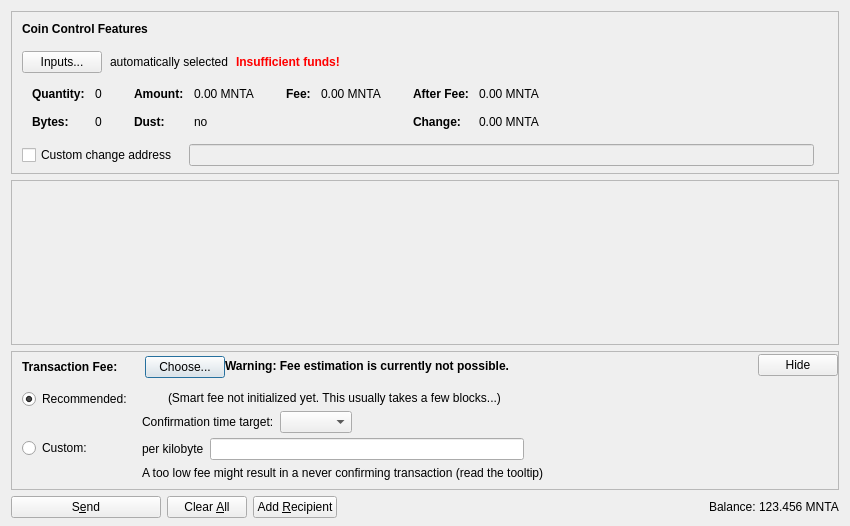
<?xml version="1.0" encoding="UTF-8"?>
<ui version="4.0">
 <class>SendCoinsDialog</class>
 <widget class="QDialog" name="SendCoinsDialog">
  <property name="geometry">
   <rect>
    <x>0</x>
    <y>0</y>
    <width>850</width>
    <height>526</height>
   </rect>
  </property>
  <property name="windowTitle">
   <string>Send Coins</string>
  </property>
  <layout class="QVBoxLayout" name="verticalLayout" stretch="0,1,0,0">
   <property name="bottomMargin">
    <number>8</number>
   </property>
   <item>
    <widget class="QFrame" name="frameCoinControl">
     <property name="sizePolicy">
      <sizepolicy hsizetype="Expanding" vsizetype="Expanding">
       <horstretch>0</horstretch>
       <verstretch>0</verstretch>
      </sizepolicy>
     </property>
     <property name="maximumSize">
      <size>
       <width>16777215</width>
       <height>16777215</height>
      </size>
     </property>
     <property name="frameShape">
      <enum>QFrame::StyledPanel</enum>
     </property>
     <property name="frameShadow">
      <enum>QFrame::Sunken</enum>
     </property>
     <layout class="QVBoxLayout" name="verticalLayoutCoinControl2">
      <property name="spacing">
       <number>0</number>
      </property>
      <property name="leftMargin">
       <number>0</number>
      </property>
      <property name="topMargin">
       <number>0</number>
      </property>
      <property name="rightMargin">
       <number>0</number>
      </property>
      <property name="bottomMargin">
       <number>6</number>
      </property>
      <item>
       <layout class="QVBoxLayout" name="verticalLayoutCoinControl" stretch="0,0,0,0,1">
        <property name="spacing">
         <number>0</number>
        </property>
        <property name="leftMargin">
         <number>10</number>
        </property>
        <property name="topMargin">
         <number>10</number>
        </property>
        <item>
         <layout class="QHBoxLayout" name="horizontalLayoutCoinControl1">
          <property name="bottomMargin">
           <number>15</number>
          </property>
          <item>
           <widget class="QLabel" name="labelCoinControlFeatures">
            <property name="sizePolicy">
             <sizepolicy hsizetype="Preferred" vsizetype="Maximum">
              <horstretch>0</horstretch>
              <verstretch>0</verstretch>
             </sizepolicy>
            </property>
            <property name="font">
             <font>
              <weight>75</weight>
              <bold>true</bold>
             </font>
            </property>
            <property name="styleSheet">
             <string notr="true">font-weight:bold;</string>
            </property>
            <property name="text">
             <string>Coin Control Features</string>
            </property>
           </widget>
          </item>
         </layout>
        </item>
        <item>
         <layout class="QHBoxLayout" name="horizontalLayoutCoinControl2" stretch="0,0,0,0">
          <property name="spacing">
           <number>8</number>
          </property>
          <property name="bottomMargin">
           <number>10</number>
          </property>
          <item>
           <widget class="QPushButton" name="pushButtonCoinControl">
            <property name="styleSheet">
             <string notr="true"/>
            </property>
            <property name="text">
             <string>Inputs...</string>
            </property>
            <property name="autoDefault">
             <bool>false</bool>
            </property>
           </widget>
          </item>
          <item>
           <widget class="QLabel" name="labelCoinControlAutomaticallySelected">
            <property name="text">
             <string>automatically selected</string>
            </property>
            <property name="margin">
             <number>5</number>
            </property>
           </widget>
          </item>
          <item>
           <widget class="QLabel" name="labelCoinControlInsuffFunds">
            <property name="font">
             <font>
              <weight>75</weight>
              <bold>true</bold>
             </font>
            </property>
            <property name="styleSheet">
             <string notr="true">color:red;font-weight:bold;</string>
            </property>
            <property name="text">
             <string>Insufficient funds!</string>
            </property>
            <property name="margin">
             <number>5</number>
            </property>
           </widget>
          </item>
          <item>
           <spacer name="horizontalSpacerCoinControl">
            <property name="orientation">
             <enum>Qt::Horizontal</enum>
            </property>
            <property name="sizeHint" stdset="0">
             <size>
              <width>40</width>
              <height>1</height>
             </size>
            </property>
           </spacer>
          </item>
         </layout>
        </item>
        <item>
         <widget class="QWidget" name="widgetCoinControl" native="true">
          <property name="sizePolicy">
           <sizepolicy hsizetype="Preferred" vsizetype="Preferred">
            <horstretch>0</horstretch>
            <verstretch>0</verstretch>
           </sizepolicy>
          </property>
          <property name="minimumSize">
           <size>
            <width>0</width>
            <height>0</height>
           </size>
          </property>
          <property name="styleSheet">
           <string notr="true"/>
          </property>
          <layout class="QHBoxLayout" name="horizontalLayoutCoinControl5">
           <property name="leftMargin">
            <number>0</number>
           </property>
           <property name="topMargin">
            <number>0</number>
           </property>
           <property name="rightMargin">
            <number>0</number>
           </property>
           <property name="bottomMargin">
            <number>0</number>
           </property>
           <item>
            <layout class="QHBoxLayout" name="horizontalLayoutCoinControl3" stretch="0,0,0,1">
             <property name="spacing">
              <number>20</number>
             </property>
             <property name="topMargin">
              <number>0</number>
             </property>
             <property name="bottomMargin">
              <number>10</number>
             </property>
             <item>
              <layout class="QFormLayout" name="formLayoutCoinControl1">
               <property name="horizontalSpacing">
                <number>10</number>
               </property>
               <property name="verticalSpacing">
                <number>14</number>
               </property>
               <property name="leftMargin">
                <number>10</number>
               </property>
               <property name="topMargin">
                <number>4</number>
               </property>
               <property name="rightMargin">
                <number>6</number>
               </property>
               <item row="0" column="0">
                <widget class="QLabel" name="labelCoinControlQuantityText">
                 <property name="font">
                  <font>
                   <weight>75</weight>
                   <bold>true</bold>
                  </font>
                 </property>
                 <property name="text">
                  <string>Quantity:</string>
                 </property>
                 <property name="margin">
                  <number>0</number>
                 </property>
                </widget>
               </item>
               <item row="0" column="1">
                <widget class="QLabel" name="labelCoinControlQuantity">
                 <property name="cursor">
                  <cursorShape>IBeamCursor</cursorShape>
                 </property>
                 <property name="contextMenuPolicy">
                  <enum>Qt::ActionsContextMenu</enum>
                 </property>
                 <property name="text">
                  <string notr="true">0</string>
                 </property>
                 <property name="margin">
                  <number>0</number>
                 </property>
                 <property name="textInteractionFlags">
                  <set>Qt::LinksAccessibleByMouse|Qt::TextSelectableByKeyboard|Qt::TextSelectableByMouse</set>
                 </property>
                </widget>
               </item>
               <item row="1" column="0">
                <widget class="QLabel" name="labelCoinControlBytesText">
                 <property name="font">
                  <font>
                   <weight>75</weight>
                   <bold>true</bold>
                  </font>
                 </property>
                 <property name="text">
                  <string>Bytes:</string>
                 </property>
                </widget>
               </item>
               <item row="1" column="1">
                <widget class="QLabel" name="labelCoinControlBytes">
                 <property name="cursor">
                  <cursorShape>IBeamCursor</cursorShape>
                 </property>
                 <property name="contextMenuPolicy">
                  <enum>Qt::ActionsContextMenu</enum>
                 </property>
                 <property name="text">
                  <string notr="true">0</string>
                 </property>
                 <property name="textInteractionFlags">
                  <set>Qt::LinksAccessibleByMouse|Qt::TextSelectableByKeyboard|Qt::TextSelectableByMouse</set>
                 </property>
                </widget>
               </item>
              </layout>
             </item>
             <item>
              <layout class="QFormLayout" name="formLayoutCoinControl2">
               <property name="horizontalSpacing">
                <number>10</number>
               </property>
               <property name="verticalSpacing">
                <number>14</number>
               </property>
               <property name="leftMargin">
                <number>6</number>
               </property>
               <property name="topMargin">
                <number>4</number>
               </property>
               <property name="rightMargin">
                <number>6</number>
               </property>
               <item row="0" column="0">
                <widget class="QLabel" name="labelCoinControlAmountText">
                 <property name="font">
                  <font>
                   <weight>75</weight>
                   <bold>true</bold>
                  </font>
                 </property>
                 <property name="text">
                  <string>Amount:</string>
                 </property>
                 <property name="margin">
                  <number>0</number>
                 </property>
                </widget>
               </item>
               <item row="0" column="1">
                <widget class="QLabel" name="labelCoinControlAmount">
                 <property name="cursor">
                  <cursorShape>IBeamCursor</cursorShape>
                 </property>
                 <property name="contextMenuPolicy">
                  <enum>Qt::ActionsContextMenu</enum>
                 </property>
                 <property name="text">
                  <string notr="true">0.00 MNTA</string>
                 </property>
                 <property name="textInteractionFlags">
                  <set>Qt::LinksAccessibleByMouse|Qt::TextSelectableByKeyboard|Qt::TextSelectableByMouse</set>
                 </property>
                </widget>
               </item>
               <item row="1" column="0">
                <widget class="QLabel" name="labelCoinControlLowOutputText">
                 <property name="font">
                  <font>
                   <weight>75</weight>
                   <bold>true</bold>
                  </font>
                 </property>
                 <property name="text">
                  <string>Dust:</string>
                 </property>
                </widget>
               </item>
               <item row="1" column="1">
                <widget class="QLabel" name="labelCoinControlLowOutput">
                 <property name="cursor">
                  <cursorShape>IBeamCursor</cursorShape>
                 </property>
                 <property name="contextMenuPolicy">
                  <enum>Qt::ActionsContextMenu</enum>
                 </property>
                 <property name="text">
                  <string notr="true">no</string>
                 </property>
                 <property name="textInteractionFlags">
                  <set>Qt::LinksAccessibleByMouse|Qt::TextSelectableByKeyboard|Qt::TextSelectableByMouse</set>
                 </property>
                </widget>
               </item>
              </layout>
             </item>
             <item>
              <layout class="QFormLayout" name="formLayoutCoinControl3">
               <property name="horizontalSpacing">
                <number>10</number>
               </property>
               <property name="verticalSpacing">
                <number>14</number>
               </property>
               <property name="leftMargin">
                <number>6</number>
               </property>
               <property name="topMargin">
                <number>4</number>
               </property>
               <property name="rightMargin">
                <number>6</number>
               </property>
               <item row="0" column="0">
                <widget class="QLabel" name="labelCoinControlFeeText">
                 <property name="font">
                  <font>
                   <weight>75</weight>
                   <bold>true</bold>
                  </font>
                 </property>
                 <property name="text">
                  <string>Fee:</string>
                 </property>
                 <property name="margin">
                  <number>0</number>
                 </property>
                </widget>
               </item>
               <item row="0" column="1">
                <widget class="QLabel" name="labelCoinControlFee">
                 <property name="cursor">
                  <cursorShape>IBeamCursor</cursorShape>
                 </property>
                 <property name="contextMenuPolicy">
                  <enum>Qt::ActionsContextMenu</enum>
                 </property>
                 <property name="text">
                  <string notr="true">0.00 MNTA</string>
                 </property>
                 <property name="textInteractionFlags">
                  <set>Qt::LinksAccessibleByMouse|Qt::TextSelectableByKeyboard|Qt::TextSelectableByMouse</set>
                 </property>
                </widget>
               </item>
              </layout>
             </item>
             <item>
              <layout class="QFormLayout" name="formLayoutCoinControl4">
               <property name="horizontalSpacing">
                <number>10</number>
               </property>
               <property name="verticalSpacing">
                <number>14</number>
               </property>
               <property name="leftMargin">
                <number>6</number>
               </property>
               <property name="topMargin">
                <number>4</number>
               </property>
               <property name="rightMargin">
                <number>6</number>
               </property>
               <item row="0" column="0">
                <widget class="QLabel" name="labelCoinControlAfterFeeText">
                 <property name="font">
                  <font>
                   <weight>75</weight>
                   <bold>true</bold>
                  </font>
                 </property>
                 <property name="text">
                  <string>After Fee:</string>
                 </property>
                 <property name="margin">
                  <number>0</number>
                 </property>
                </widget>
               </item>
               <item row="0" column="1">
                <widget class="QLabel" name="labelCoinControlAfterFee">
                 <property name="cursor">
                  <cursorShape>IBeamCursor</cursorShape>
                 </property>
                 <property name="contextMenuPolicy">
                  <enum>Qt::ActionsContextMenu</enum>
                 </property>
                 <property name="text">
                  <string notr="true">0.00 MNTA</string>
                 </property>
                 <property name="textInteractionFlags">
                  <set>Qt::LinksAccessibleByMouse|Qt::TextSelectableByKeyboard|Qt::TextSelectableByMouse</set>
                 </property>
                </widget>
               </item>
               <item row="1" column="0">
                <widget class="QLabel" name="labelCoinControlChangeText">
                 <property name="font">
                  <font>
                   <weight>75</weight>
                   <bold>true</bold>
                  </font>
                 </property>
                 <property name="text">
                  <string>Change:</string>
                 </property>
                </widget>
               </item>
               <item row="1" column="1">
                <widget class="QLabel" name="labelCoinControlChange">
                 <property name="cursor">
                  <cursorShape>IBeamCursor</cursorShape>
                 </property>
                 <property name="contextMenuPolicy">
                  <enum>Qt::ActionsContextMenu</enum>
                 </property>
                 <property name="text">
                  <string notr="true">0.00 MNTA</string>
                 </property>
                 <property name="textInteractionFlags">
                  <set>Qt::LinksAccessibleByMouse|Qt::TextSelectableByKeyboard|Qt::TextSelectableByMouse</set>
                 </property>
                </widget>
               </item>
              </layout>
             </item>
            </layout>
           </item>
          </layout>
         </widget>
        </item>
        <item>
         <layout class="QHBoxLayout" name="horizontalLayoutCoinControl4" stretch="0,0,0">
          <property name="spacing">
           <number>12</number>
          </property>
          <property name="sizeConstraint">
           <enum>QLayout::SetDefaultConstraint</enum>
          </property>
          <property name="topMargin">
           <number>5</number>
          </property>
          <property name="rightMargin">
           <number>5</number>
          </property>
          <item>
           <widget class="QCheckBox" name="checkBoxCoinControlChange">
            <property name="toolTip">
             <string>If this is activated, but the change address is empty or invalid, change will be sent to a newly generated address.</string>
            </property>
            <property name="text">
             <string>Custom change address</string>
            </property>
           </widget>
          </item>
          <item>
           <widget class="QValidatedLineEdit" name="lineEditCoinControlChange">
            <property name="enabled">
             <bool>false</bool>
            </property>
            <property name="sizePolicy">
             <sizepolicy hsizetype="Expanding" vsizetype="Fixed">
              <horstretch>0</horstretch>
              <verstretch>0</verstretch>
             </sizepolicy>
            </property>
           </widget>
          </item>
          <item>
           <widget class="QLabel" name="labelCoinControlChangeLabel">
            <property name="sizePolicy">
             <sizepolicy hsizetype="Preferred" vsizetype="Expanding">
              <horstretch>0</horstretch>
              <verstretch>0</verstretch>
             </sizepolicy>
            </property>
            <property name="minimumSize">
             <size>
              <width>0</width>
              <height>0</height>
             </size>
            </property>
            <property name="text">
             <string/>
            </property>
            <property name="margin">
             <number>3</number>
            </property>
           </widget>
          </item>
         </layout>
        </item>
        <item>
         <spacer name="verticalSpacerCoinControl">
          <property name="orientation">
           <enum>Qt::Vertical</enum>
          </property>
          <property name="sizeHint" stdset="0">
           <size>
            <width>800</width>
            <height>1</height>
           </size>
          </property>
         </spacer>
        </item>
       </layout>
      </item>
     </layout>
    </widget>
   </item>
   <item>
    <widget class="QScrollArea" name="scrollArea">
     <property name="widgetResizable">
      <bool>true</bool>
     </property>
     <widget class="QWidget" name="scrollAreaWidgetContents">
      <property name="geometry">
       <rect>
        <x>0</x>
        <y>0</y>
        <width>830</width>
        <height>104</height>
       </rect>
      </property>
      <layout class="QVBoxLayout" name="verticalLayout_2" stretch="0,1">
       <property name="leftMargin">
        <number>0</number>
       </property>
       <property name="topMargin">
        <number>0</number>
       </property>
       <property name="rightMargin">
        <number>0</number>
       </property>
       <property name="bottomMargin">
        <number>0</number>
       </property>
       <item>
        <layout class="QVBoxLayout" name="entries">
         <property name="spacing">
          <number>6</number>
         </property>
        </layout>
       </item>
       <item>
        <spacer name="verticalSpacer">
         <property name="orientation">
          <enum>Qt::Vertical</enum>
         </property>
         <property name="sizeHint" stdset="0">
          <size>
           <width>20</width>
           <height>40</height>
          </size>
         </property>
        </spacer>
       </item>
      </layout>
     </widget>
    </widget>
   </item>
   <item>
    <widget class="QFrame" name="frameFee">
     <property name="sizePolicy">
      <sizepolicy hsizetype="Expanding" vsizetype="Expanding">
       <horstretch>0</horstretch>
       <verstretch>0</verstretch>
      </sizepolicy>
     </property>
     <property name="maximumSize">
      <size>
       <width>16777215</width>
       <height>16777215</height>
      </size>
     </property>
     <property name="frameShape">
      <enum>QFrame::StyledPanel</enum>
     </property>
     <property name="frameShadow">
      <enum>QFrame::Sunken</enum>
     </property>
     <layout class="QVBoxLayout" name="verticalLayoutFee1">
      <property name="spacing">
       <number>0</number>
      </property>
      <property name="leftMargin">
       <number>0</number>
      </property>
      <property name="topMargin">
       <number>0</number>
      </property>
      <property name="rightMargin">
       <number>0</number>
      </property>
      <property name="bottomMargin">
       <number>0</number>
      </property>
      <item>
       <layout class="QVBoxLayout" name="verticalLayoutFee2" stretch="0,0,0">
        <property name="spacing">
         <number>0</number>
        </property>
        <property name="leftMargin">
         <number>10</number>
        </property>
        <property name="topMargin">
         <number>0</number>
        </property>
        <item>
         <layout class="QHBoxLayout" name="horizontalLayoutFee1">
          <property name="bottomMargin">
           <number>0</number>
          </property>
          <item>
           <layout class="QVBoxLayout" name="verticalLayoutFee7">
            <property name="spacing">
             <number>0</number>
            </property>
            <item>
             <spacer name="verticalSpacerSmartFee">
              <property name="orientation">
               <enum>Qt::Vertical</enum>
              </property>
              <property name="sizeType">
               <enum>QSizePolicy::Fixed</enum>
              </property>
              <property name="sizeHint" stdset="0">
               <size>
                <width>1</width>
                <height>4</height>
               </size>
              </property>
             </spacer>
            </item>
            <item>
             <layout class="QHBoxLayout" name="horizontalLayoutSmartFee">
              <property name="spacing">
               <number>10</number>
              </property>
              <item>
               <widget class="QLabel" name="labelFeeHeadline">
                <property name="sizePolicy">
                 <sizepolicy hsizetype="Preferred" vsizetype="Maximum">
                  <horstretch>0</horstretch>
                  <verstretch>0</verstretch>
                 </sizepolicy>
                </property>
                <property name="font">
                 <font>
                  <weight>75</weight>
                  <bold>true</bold>
                 </font>
                </property>
                <property name="styleSheet">
                 <string notr="true">font-weight:bold;</string>
                </property>
                <property name="text">
                 <string>Transaction Fee:</string>
                </property>
               </widget>
              </item>
              <item>
               <widget class="QLabel" name="labelFeeMinimized">
                <property name="text">
                 <string/>
                </property>
               </widget>
              </item>
              <item>
               <widget class="QPushButton" name="buttonChooseFee">
                <property name="text">
                 <string>Choose...</string>
                </property>
               </widget>
              </item>
             </layout>
            </item>
            <item>
             <spacer name="verticalSpacer_5">
              <property name="orientation">
               <enum>Qt::Vertical</enum>
              </property>
              <property name="sizeHint" stdset="0">
               <size>
                <width>1</width>
                <height>1</height>
               </size>
              </property>
             </spacer>
            </item>
           </layout>
          </item>
          <item>
           <widget class="QLabel" name="fallbackFeeWarningLabel">
            <property name="toolTip">
             <string>Using the fallbackfee can result in sending a transaction that will take several hours or days (or never) to confirm. Consider choosing your fee manually or wait until you have validated the complete chain.</string>
            </property>
            <property name="font">
            <font>
                <weight>75</weight>
                <bold>true</bold>
            </font>
            </property>
            <property name="text">
             <string>Warning: Fee estimation is currently not possible.</string>
            </property>
            <property name="wordWrap">
             <bool>false</bool>
            </property>
           </widget>
          </item>
          <item>
           <spacer name="horizontalSpacer_4">
            <property name="orientation">
             <enum>Qt::Horizontal</enum>
            </property>
            <property name="sizeType">
             <enum>QSizePolicy::MinimumExpanding</enum>
            </property>
            <property name="sizeHint" stdset="0">
             <size>
              <width>40</width>
              <height>20</height>
             </size>
            </property>
           </spacer>
          </item>
          <item>
           <widget class="QPushButton" name="buttonMinimizeFee">
            <property name="toolTip">
             <string>collapse fee-settings</string>
            </property>
            <property name="text">
             <string>Hide</string>
            </property>
           </widget>
          </item>
         </layout>
        </item>
        <item>
         <widget class="QFrame" name="frameFeeSelection">
          <layout class="QVBoxLayout" name="verticalLayoutFee12">
           <property name="spacing">
            <number>0</number>
           </property>
           <property name="leftMargin">
            <number>0</number>
           </property>
           <property name="topMargin">
            <number>0</number>
           </property>
           <property name="rightMargin">
            <number>0</number>
           </property>
           <property name="bottomMargin">
            <number>0</number>
           </property>
           <item>
            <layout class="QGridLayout" name="gridLayoutFee">
             <property name="topMargin">
              <number>10</number>
             </property>
             <property name="bottomMargin">
              <number>4</number>
             </property>
             <property name="horizontalSpacing">
              <number>10</number>
             </property>
             <property name="verticalSpacing">
              <number>4</number>
             </property>
             <item row="1" column="1">
              <layout class="QVBoxLayout" name="verticalLayoutFee8">
               <property name="spacing">
                <number>6</number>
               </property>
               <item>
                <layout class="QHBoxLayout" name="horizontalLayoutFee13">
                 <item>
                  <widget class="QLabel" name="labelCustomPerKilobyte">
                   <property name="toolTip">
                    <string>Specify a custom fee per kB (1,000 bytes) of the transaction's virtual size.

Note:  Since the fee is calculated on a per-byte basis, a fee of "100 satoshis per kB" for a transaction size of 500 bytes (half of 1 kB) would ultimately yield a fee of only 50 satoshis.</string>
                   </property>
                   <property name="text">
                    <string>per kilobyte</string>
                   </property>
                  </widget>
                 </item>
                 <item>
                  <widget class="BitcoinAmountField" name="customFee"/>
                 </item>
                 <item>
                  <spacer name="horizontalSpacer_6">
                   <property name="orientation">
                    <enum>Qt::Horizontal</enum>
                   </property>
                   <property name="sizeHint" stdset="0">
                    <size>
                     <width>1</width>
                     <height>1</height>
                    </size>
                   </property>
                  </spacer>
                 </item>
                </layout>
               </item>
               <item>
                <layout class="QHBoxLayout" name="horizontalLayoutFee8">
                 <item>
                  <widget class="QLabel" name="labelCustomFeeWarning">
                   <property name="enabled">
                    <bool>true</bool>
                   </property>
                   <property name="toolTip">
                    <string>When there is less transaction volume than space in the blocks, miners as well as relaying nodes may enforce a minimum fee. Paying only this minimum fee is just fine, but be aware that this can result in a never confirming transaction once there is more demand for moneta transactions than the network can process.</string>
                   </property>
                   <property name="text">
                    <string>A too low fee might result in a never confirming transaction (read the tooltip)</string>
                   </property>
                  </widget>
                 </item>
                 <item>
                  <spacer name="horizontalSpacer_2">
                   <property name="orientation">
                    <enum>Qt::Horizontal</enum>
                   </property>
                   <property name="sizeHint" stdset="0">
                    <size>
                     <width>1</width>
                     <height>1</height>
                    </size>
                   </property>
                  </spacer>
                 </item>
                </layout>
               </item>
              </layout>
             </item>
             <item row="0" column="0">
              <layout class="QVBoxLayout" name="verticalLayoutFee4" stretch="0,1">
               <item>
                <widget class="QRadioButton" name="radioSmartFee">
                 <property name="text">
                  <string>Recommended:</string>
                 </property>
                 <property name="checked">
                  <bool>true</bool>
                 </property>
                 <attribute name="buttonGroup">
                  <string notr="true">groupFee</string>
                 </attribute>
                </widget>
               </item>
               <item>
                <spacer name="verticalSpacer_2">
                 <property name="orientation">
                  <enum>Qt::Vertical</enum>
                 </property>
                 <property name="sizeHint" stdset="0">
                  <size>
                   <width>1</width>
                   <height>1</height>
                  </size>
                 </property>
                </spacer>
               </item>
              </layout>
             </item>
             <item row="1" column="0">
              <layout class="QVBoxLayout" name="verticalLayoutFee9" stretch="0,1">
               <item>
                <widget class="QRadioButton" name="radioCustomFee">
                 <property name="text">
                  <string>Custom:</string>
                 </property>
                 <attribute name="buttonGroup">
                  <string notr="true">groupFee</string>
                 </attribute>
                </widget>
               </item>
               <item>
                <spacer name="verticalSpacer_6">
                 <property name="orientation">
                  <enum>Qt::Vertical</enum>
                 </property>
                 <property name="sizeHint" stdset="0">
                  <size>
                   <width>1</width>
                   <height>1</height>
                  </size>
                 </property>
                </spacer>
               </item>
              </layout>
             </item>
             <item row="0" column="1">
              <layout class="QVBoxLayout" name="verticalLayoutFee3" stretch="0,0,1">
               <property name="spacing">
                <number>6</number>
               </property>
               <property name="topMargin">
                <number>2</number>
               </property>
               <item>
                <layout class="QHBoxLayout" name="horizontalLayoutFee12">
                 <item>
                  <widget class="QLabel" name="labelSmartFee">
                   <property name="text">
                    <string/>
                   </property>
                  </widget>
                 </item>
                 <item>
                  <widget class="QLabel" name="labelFeeEstimation">
                   <property name="text">
                    <string/>
                   </property>
                  </widget>
                 </item>
                 <item>
                  <widget class="QLabel" name="labelSmartFee2">
                   <property name="text">
                    <string>(Smart fee not initialized yet. This usually takes a few blocks...)</string>
                   </property>
                  </widget>
                 </item>
                 <item>
                  <spacer name="horizontalSpacer_5">
                   <property name="orientation">
                    <enum>Qt::Horizontal</enum>
                   </property>
                   <property name="sizeHint" stdset="0">
                    <size>
                     <width>1</width>
                     <height>1</height>
                    </size>
                   </property>
                  </spacer>
                 </item>
                </layout>
               </item>
               <item>
                <layout class="QHBoxLayout" name="horizontalLayoutFee9">
                 <item>
                  <layout class="QVBoxLayout" name="verticalLayoutFee6">
                   <item>
                    <widget class="QLabel" name="labelSmartFee3">
                     <property name="text">
                      <string>Confirmation time target:</string>
                     </property>
                    </widget>
                   </item>
                  </layout>
                 </item>
                 <item>
                  <layout class="QVBoxLayout" name="verticalLayoutFee5">
                   <property name="rightMargin">
                    <number>30</number>
                   </property>
                   <item>
                    <layout class="QHBoxLayout" name="horizontalLayoutConfTarget">
                     <property name="bottomMargin">
                      <number>0</number>
                     </property>
                     <item>
                      <widget class="QComboBox" name="confTargetSelector"/>
                     </item>
                     <item>
                      <spacer name="horizontalSpacerConfTarget">
                       <property name="orientation">
                        <enum>Qt::Horizontal</enum>
                       </property>
                       <property name="sizeHint" stdset="0">
                        <size>
                         <width>40</width>
                         <height>20</height>
                        </size>
                       </property>
                      </spacer>
                     </item>
                    </layout>
                   </item>
                  </layout>
                 </item>
                </layout>
               </item>
               <item>
                <spacer name="verticalSpacer_4">
                 <property name="orientation">
                  <enum>Qt::Vertical</enum>
                 </property>
                 <property name="sizeHint" stdset="0">
                  <size>
                   <width>1</width>
                   <height>1</height>
                  </size>
                 </property>
                </spacer>
               </item>
              </layout>
             </item>
            </layout>
           </item>
          </layout>
         </widget>
        </item>
        <item>
         <spacer name="verticalSpacerFee">
          <property name="orientation">
           <enum>Qt::Vertical</enum>
          </property>
          <property name="sizeHint" stdset="0">
           <size>
            <width>40</width>
            <height>5</height>
           </size>
          </property>
         </spacer>
        </item>
       </layout>
      </item>
     </layout>
    </widget>
   </item>
   <item>
    <layout class="QHBoxLayout" name="horizontalLayout">
     <item>
      <widget class="QPushButton" name="sendButton">
       <property name="minimumSize">
        <size>
         <width>150</width>
         <height>0</height>
        </size>
       </property>
       <property name="toolTip">
        <string>Confirm the send action</string>
       </property>
       <property name="text">
        <string>S&amp;end</string>
       </property>
       <property name="icon">
        <iconset resource="../bitcoin.qrc">
         <normaloff>:/icons/send</normaloff>:/icons/send</iconset>
       </property>
       <property name="autoDefault">
        <bool>false</bool>
       </property>
       <property name="default">
        <bool>false</bool>
       </property>
      </widget>
     </item>
     <item>
      <widget class="QPushButton" name="clearButton">
       <property name="sizePolicy">
        <sizepolicy hsizetype="Minimum" vsizetype="Fixed">
         <horstretch>0</horstretch>
         <verstretch>0</verstretch>
        </sizepolicy>
       </property>
       <property name="toolTip">
        <string>Clear all fields of the form.</string>
       </property>
       <property name="text">
        <string>Clear &amp;All</string>
       </property>
       <property name="icon">
        <iconset resource="../bitcoin.qrc">
         <normaloff>:/icons/remove</normaloff>:/icons/remove</iconset>
       </property>
       <property name="autoDefault">
        <bool>false</bool>
       </property>
      </widget>
     </item>
     <item>
      <widget class="QPushButton" name="addButton">
       <property name="toolTip">
        <string>Send to multiple recipients at once</string>
       </property>
       <property name="text">
        <string>Add &amp;Recipient</string>
       </property>
       <property name="icon">
        <iconset resource="../bitcoin.qrc">
         <normaloff>:/icons/add</normaloff>:/icons/add</iconset>
       </property>
       <property name="autoDefault">
        <bool>false</bool>
       </property>
      </widget>
     </item>
     <item>
      <spacer name="horizontalSpacer">
       <property name="orientation">
        <enum>Qt::Horizontal</enum>
       </property>
       <property name="sizeHint" stdset="0">
        <size>
         <width>40</width>
         <height>20</height>
        </size>
       </property>
      </spacer>
     </item>
     <item>
      <layout class="QHBoxLayout" name="horizontalLayout_2">
       <property name="spacing">
        <number>3</number>
       </property>
       <item>
        <widget class="QLabel" name="label">
         <property name="sizePolicy">
          <sizepolicy hsizetype="Preferred" vsizetype="Fixed">
           <horstretch>0</horstretch>
           <verstretch>0</verstretch>
          </sizepolicy>
         </property>
         <property name="text">
          <string>Balance:</string>
         </property>
        </widget>
       </item>
       <item>
        <widget class="QLabel" name="labelBalance">
         <property name="sizePolicy">
          <sizepolicy hsizetype="Preferred" vsizetype="Fixed">
           <horstretch>0</horstretch>
           <verstretch>0</verstretch>
          </sizepolicy>
         </property>
         <property name="cursor">
          <cursorShape>IBeamCursor</cursorShape>
         </property>
         <property name="text">
          <string notr="true">123.456 MNTA</string>
         </property>
         <property name="textInteractionFlags">
          <set>Qt::LinksAccessibleByMouse|Qt::TextSelectableByKeyboard|Qt::TextSelectableByMouse</set>
         </property>
        </widget>
       </item>
      </layout>
     </item>
    </layout>
   </item>
  </layout>
 </widget>
 <customwidgets>
  <customwidget>
   <class>QValidatedLineEdit</class>
   <extends>QLineEdit</extends>
   <header>qt/qvalidatedlineedit.h</header>
  </customwidget>
  <customwidget>
   <class>BitcoinAmountField</class>
   <extends>QLineEdit</extends>
   <header>qt/bitcoinamountfield.h</header>
   <container>1</container>
  </customwidget>
 </customwidgets>
 <resources>
  <include location="../bitcoin.qrc"/>
 </resources>
 <connections/>
 <buttongroups>
  <buttongroup name="groupFee"/>
 </buttongroups>
</ui>
